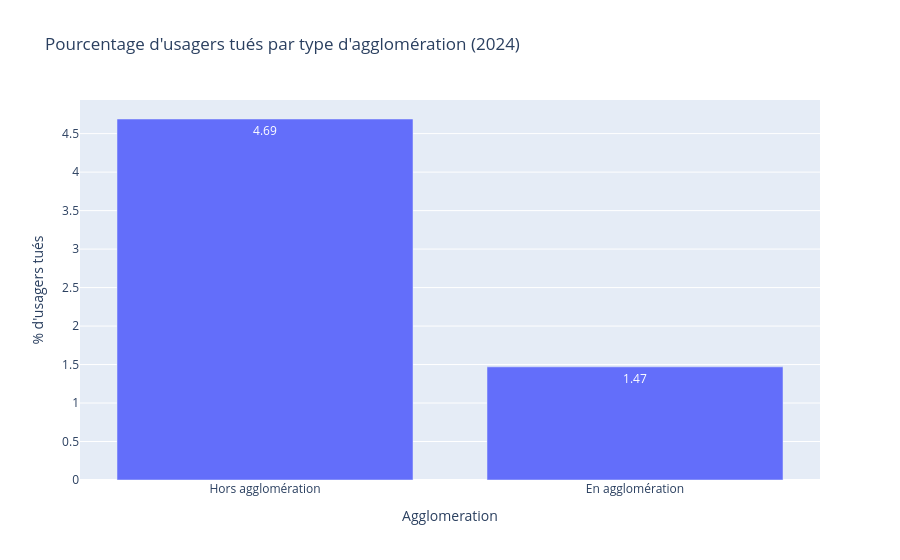

Notebook source saved alongside this figure:
### Code cell
par_agglomeration = sql("""
    SELECT
        a.agglomeration,
        COUNT(*) AS nb_usagers,
        SUM(CASE WHEN u.gravite = 'Tué' THEN 1 ELSE 0 END) AS nb_tues,
        ROUND(100.0 * SUM(CASE WHEN u.gravite = 'Tué' THEN 1 ELSE 0 END) / COUNT(*), 2) AS pct_tues
    FROM usagers AS u
    JOIN accidents AS a ON u.Num_acc = a.Num_acc
    GROUP BY a.agglomeration
    ORDER BY pct_tues DESC
""")

fig = px.bar(
    par_agglomeration, x="agglomeration", y="pct_tues",
    text="pct_tues",   # affiche la valeur au-dessus de chaque barre
    title="Pourcentage d'usagers tués par type d'agglomération (2024)",
    labels={"agglomeration": "Agglomeration", "pct_tues": "% d'usagers tués"},
)
fig.show()

### Figure 1 — Plotly figure (JSON) as saved in the notebook; plotly's stock layout.template omitted (floating-point values rounded to 4 significant figures)
{"data": [{"hovertemplate": "Agglomeration=%{x}<br>% d'usagers tués=%{text}<extra></extra>", "legendgroup": "", "marker": {"color": "#636efa", "pattern": {"shape": ""}}, "name": "", "orientation": "v", "showlegend": false, "text": [4.69, 1.47], "textposition": "auto", "type": "bar", "x": ["Hors agglomération", "En agglomération"], "xaxis": "x", "y": [4.69, 1.47], "yaxis": "y"}], "layout": {"barmode": "relative", "legend": {"tracegroupgap": 0}, "title": {"text": "Pourcentage d'usagers tués par type d'agglomération (2024)"}, "xaxis": {"anchor": "y", "domain": [0, 1], "title": {"text": "Agglomeration"}}, "yaxis": {"anchor": "x", "domain": [0, 1], "title": {"text": "% d'usagers tués"}}}}
